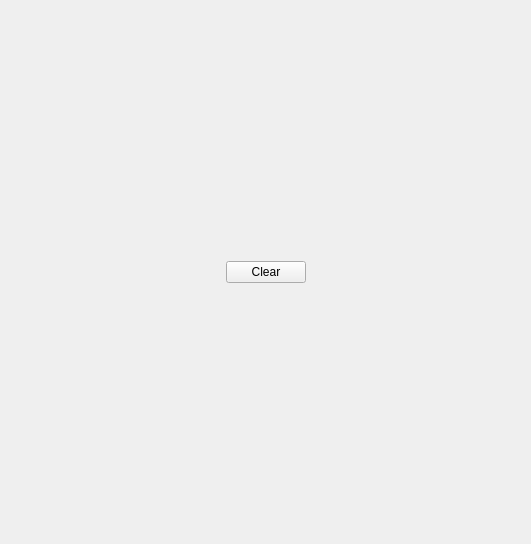
<?xml version="1.0" encoding="UTF-8"?>
<ui version="4.0">
 <class>TerminalWidget</class>
 <widget class="QWidget" name="TerminalWidget">
  <property name="geometry">
   <rect>
    <x>0</x>
    <y>0</y>
    <width>531</width>
    <height>544</height>
   </rect>
  </property>
  <property name="windowTitle">
   <string>Form</string>
  </property>
  <layout class="QVBoxLayout" name="verticalLayout_2">
   <item>
    <layout class="QVBoxLayout" name="m_vertical_layout">
     <item>
      <layout class="QHBoxLayout" name="horizontalLayout">
       <item>
        <spacer name="horizontalSpacer">
         <property name="orientation">
          <enum>Qt::Horizontal</enum>
         </property>
         <property name="sizeHint" stdset="0">
          <size>
           <width>40</width>
           <height>20</height>
          </size>
         </property>
        </spacer>
       </item>
       <item>
        <widget class="QPushButton" name="m_btn_clear">
         <property name="text">
          <string>Clear</string>
         </property>
        </widget>
       </item>
       <item>
        <spacer name="horizontalSpacer_2">
         <property name="orientation">
          <enum>Qt::Horizontal</enum>
         </property>
         <property name="sizeHint" stdset="0">
          <size>
           <width>40</width>
           <height>28</height>
          </size>
         </property>
        </spacer>
       </item>
      </layout>
     </item>
    </layout>
   </item>
  </layout>
 </widget>
 <resources/>
 <connections/>
</ui>
